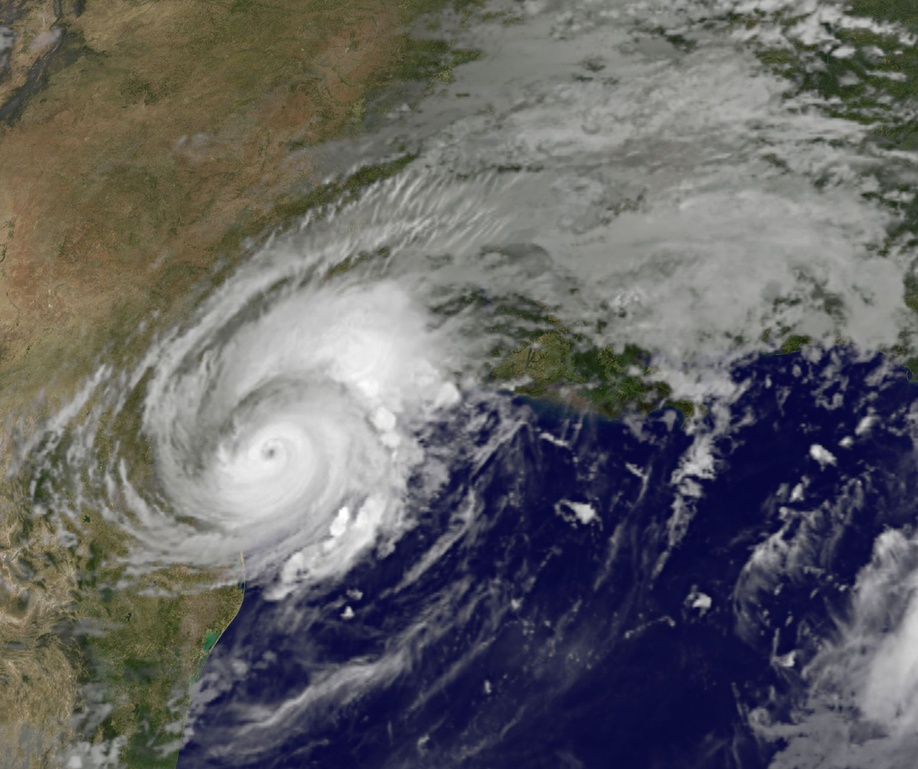
%> input picture EECS545/hw/HW1/matlab/harvey-saturday-goes7am.jpg, 918 x 769 px, shrunk from 1548 x 1296 before the run
$ octave harvey.m   (GNU Octave 9; MATLAB toolbox functions it lacks are replaced by stand-ins)
%> lines starting %> are read from the running program, lines starting %| are printed output that depends on the picture
close all;
clear all;
X = double(rgb2gray(imread('harvey-saturday-goes7am.jpg')));
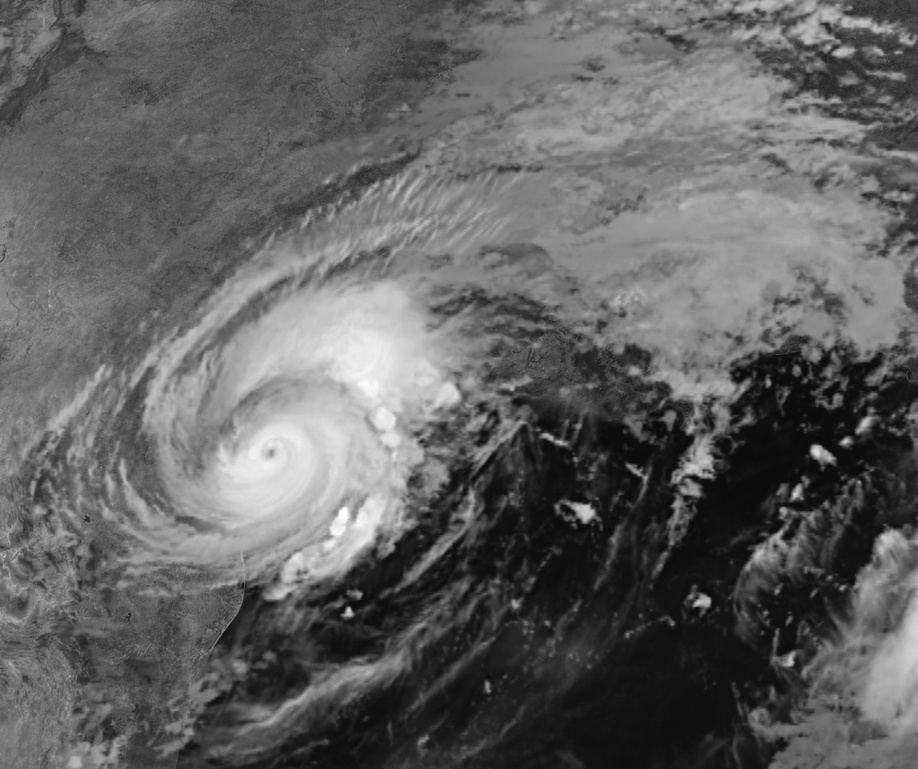
%> X: size 769x918 double; min 7, max 255, mean 97.8
original_size = numel(X);
%> original_size = 705942
[U,S,V] = svd(X);
fig = imagesc(X);
set(gca, 'YTick', []);
set(gca, 'XTick', []);
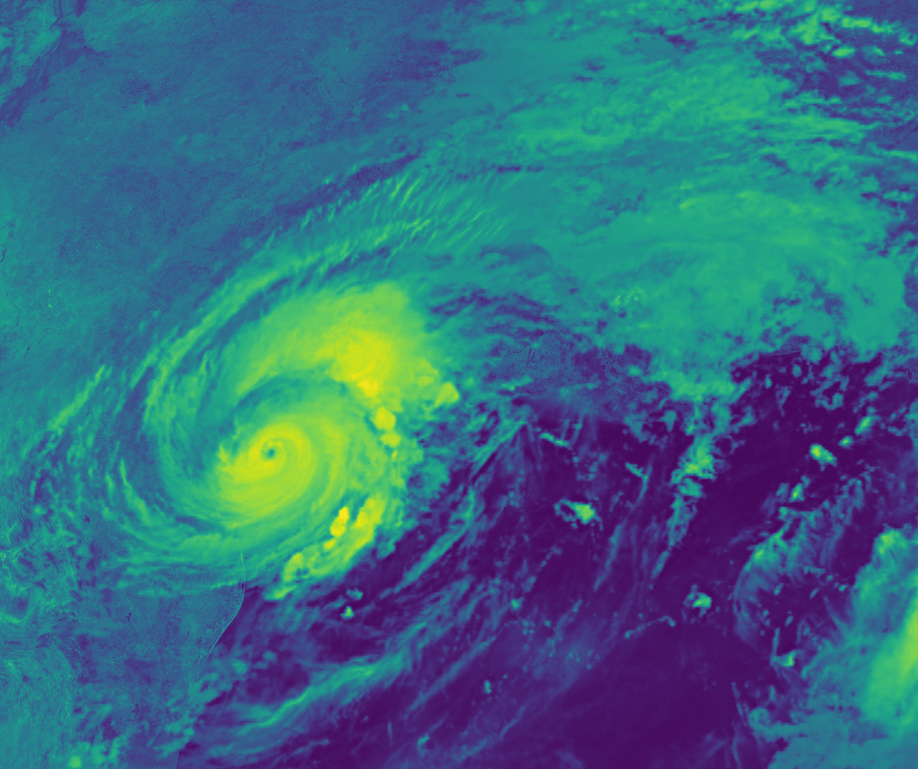
%> displayed picture: size 769x918x3, on the screen's scale of 0 to 255; mean R, G, B 54.3, 107.9, 128.9
saveas(fig, 'original.jpg');
errors = [];
compression_ratios = [];

for i = [2,10,40]

    X_compressed = U(:,1:i) * S(1:i, 1:i) * V(:,1:i).';

    error = norm(X_compressed - X, 'fro') / norm(X, 'fro');
    % number of singular values + numel of corresponding U + numel of
    % corresonding V
    number = (i+numel(U(:,1:i))+numel(V(:,1:i)));
    compression_ratio = number/original_size;
    errors = [errors, error];
    compression_ratios = [compression_ratios, compression_ratio];

    fprintf('For k=%i singluar vectors, the error is %.4f\n', i, error);
    fprintf('For k=%i, numbers required for storage: %i, compression ratio is %.4f\n ',...
        i, number, number/original_size);

    fig = imagesc(X_compressed);
    set(gca, 'YTick', []);
    set(gca, 'XTick', []);
    saveas(fig, sprintf('%i_singular_vectors.jpg', i));
end
%> this loop made 3 passes
%> (error, number, compression_ratio, errors, compression_ratios) on passes 1 to 3: (0.281, 3376, 0.00478, 0.281, 0.00478), (0.159, 16880, 0.0239, [0.281 0.159], [0.00478 0.0239]), (0.0833, 67520, 0.0956, [0.281 0.159 0.0833], [0.00478 0.0239 0.0956])
%| For k=2 singluar vectors, the error is 0.2814
%| For k=2, numbers required for storage: 3376, compression ratio is 0.0048
%|  For k=10 singluar vectors, the error is 0.1586
%| For k=10, numbers required for storage: 16880, compression ratio is 0.0239
%|  For k=40 singluar vectors, the error is 0.0833
%| For k=40, numbers required for storage: 67520, compression ratio is 0.0956
%> pass 1, `set(gca, 'XTick', []);`:
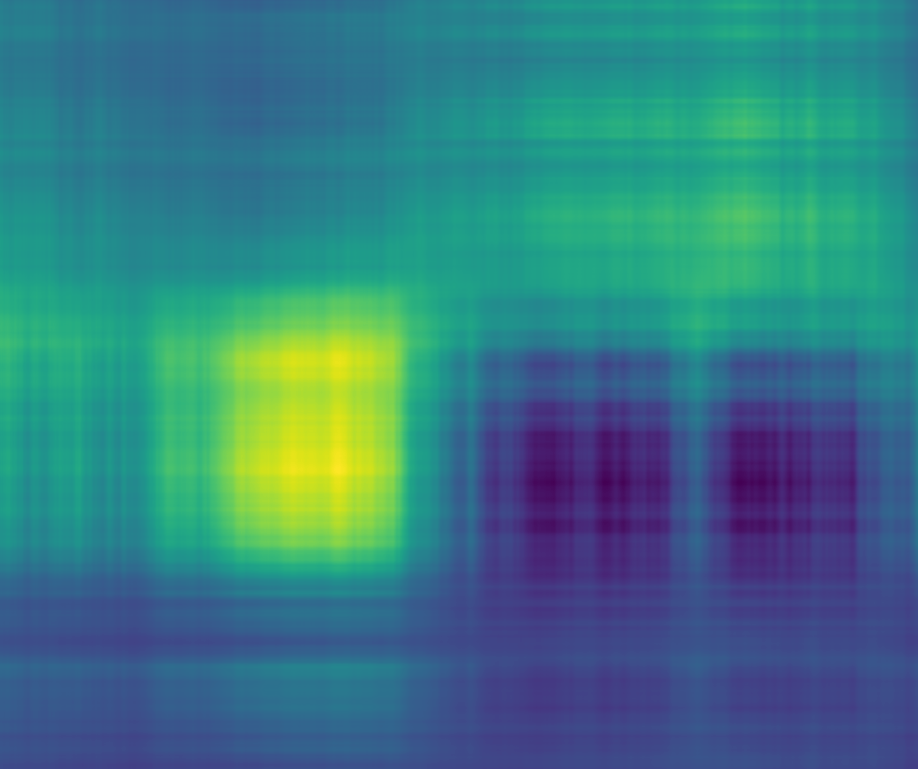
%> displayed picture: size 769x918x3, on the screen's scale of 0 to 255; mean R, G, B 53.9, 123.1, 131.4
%> pass 2, `set(gca, 'XTick', []);`:
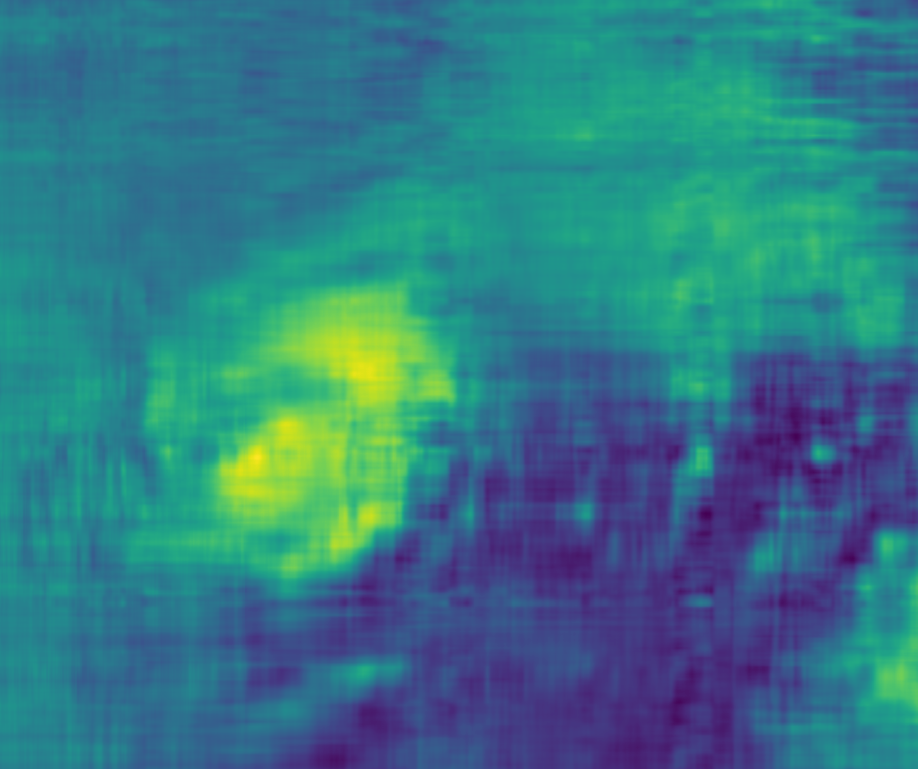
%> displayed picture: size 769x918x3, on the screen's scale of 0 to 255; mean R, G, B 50.2, 121.7, 133.8

fig = figure;
yyaxis right
plot([2,10,40], errors, '-^')
ylabel('Errors')
yyaxis left
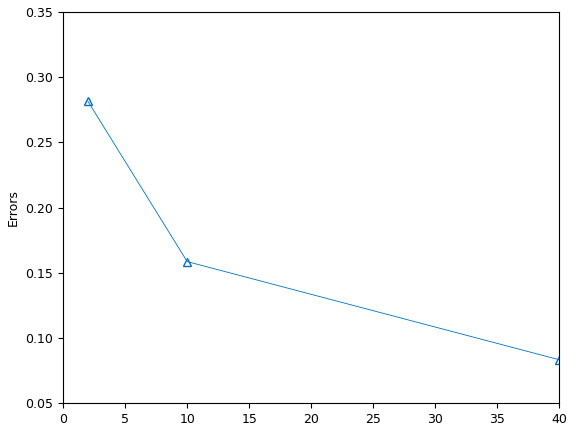
%> figure redrawn from the program's plot data
plot([2,10,40], compression_ratios, '-o');
ylabel('Compression_ratio')
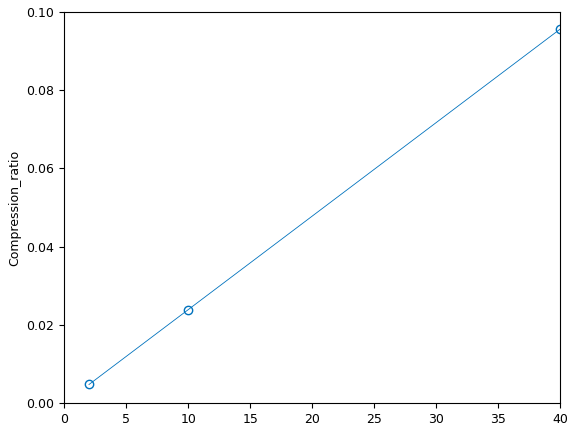
%> figure redrawn from the program's plot data
saveas(fig, 'Compression_vs_error.jpg')
